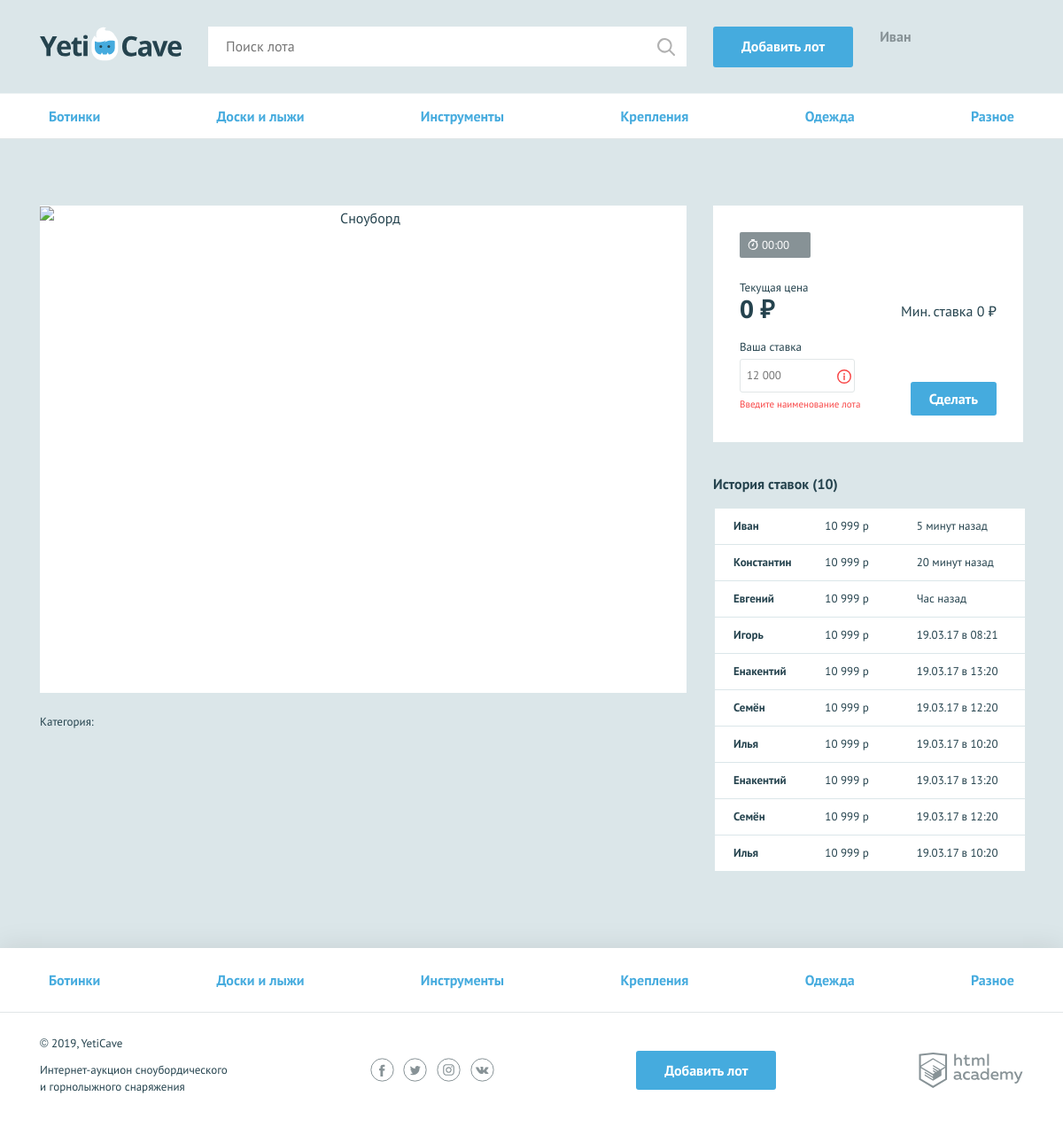
Screenshot of /lot.php?id=1 with the database file from the repository.
### tables this page shows
CREATE TABLE categories (
  id INT AUTO_INCREMENT PRIMARY KEY,
  name VARCHAR(255) UNIQUE NOT NULL
);

### functions.php (called while the page is built, shortened)
<?php
function include_template($name, $data)
{
    $name = 'templates/' . $name;
    extract($data);
    require $name;
    $result = ob_get_clean();
    return $result;
}
function formatPrice($lot)
{
    $rate_ceil = ceil($lot);
    return $rate_ceil . " &#8381";
}
function time_before_end($end_string_time)
{
    $end_time = strtotime($end_string_time);
    $secs_to_end_time = $end_time - time();
    $hours = floor($secs_to_end_time / 3600);
    $minutes = floor(($secs_to_end_time % 3600) / 60);
    $hours = sprintf('%02d', $hours);
    $minutes =sprintf('%02d', $minutes);
    $result = $hours . ":" . $minutes;
    if ($result <= 0) {
        $result = "00:00";
    }
    return $result;
}
function getCategories($connection)
{
    $result = [];
    $sql = 'SELECT * FROM categories';
    if ($query = mysqli_query($connection, $sql)) {
        $result = mysqli_fetch_all($query, MYSQLI_ASSOC);
    }
    return $result;
}
function getLot($connection, $lot_id)
{
    $result = [];
    $sql = "SELECT l.id, c.name AS category_name, l.name as name, COALESCE(MAX(r.amount), l.start_price)as price, l.img,l.description, l.start_price, l.end_time
            FROM lots l
            JOIN categories c
            ON l.category_id = c.id
            JOIN rate r
            ON r.lot_id = l.id
            where l.id ='$lot_id';";
    if ($query = mysqli_query($connection, $sql)) {
        $result = mysqli_fetch_all($query, MYSQLI_ASSOC);
    } else {
        $error = mysqli_error($connection);
        $content = include_template('error.php', ['error' => $error]);
    }
    if ($result) {
        return $result[0];
    } else {
        return null;
    }
}

### templates/lot.php (the view, shortened to what this page needs)
<main>
  <nav class="nav">
    <ul class="nav__list container">
        <?php foreach ($categories as $category) : ?>
            <li class="nav__item">
                <a href=""> <?=$category['name']; ?></a>
            </li>
        <?php endforeach; ?>
    </ul>
</nav>
   <section class="lot-item container">
    <h2><?= $lot ['name']; ?></h2>
    <div class="lot-item__content">
        <div class="lot-item__left">
            <div class="lot-item__image">
                <img src="<?= $lot['img']; ?>" width="730" height="548" alt="Сноуборд">
            </div>
            <p class="lot-item__category">Категория: <span><?= $lot['category_name']; ?></span></p>
        </div>
        <div class="lot-item__right">
            <div class="lot-item__state">
                <div class="lot-item__timer timer">
                    <?= time_before_end($lot['end_time']) ?>
                </div>
                <div class="lot-item__cost-state">
                    <div class="lot-item__rate">
                        <span class="lot-item__amount">Текущая цена</span>
                        <span class="lot-item__cost"><?=formatPrice($lot['price']); ?></span>
                    </div>
                    <div class="lot-item__min-cost">
                        Мин. ставка <span><?= formatPrice($lot['start_price']); ?></span>
                    </div>
                </div>
                <form class="lot-item__form" action="https://echo.htmlacademy.ru" method="post">
                    <p class="lot-item__form-item form__item form__item--invalid">
                        <label for="cost">Ваша ставка</label>
                        <input id="cost" type="text" name="cost" placeholder="12 000">
                        <span class="form__error">Введите наименование лота</span>
                    </p>
                    <button type="submit" class="button">Сделать ставку</button>
                </form>
            </div>
            <div class="history">
                <h3>История ставок (<span>10</span>)</h3>
                <table class="history__list">
                    <tr class="history__item">
                        <td class="history__name">Иван</td>
                        <td class="history__price">10 999 р</td>
                        <td class="history__time">5 минут назад</td>
                    </tr>
                    <tr class="history__item">
                        <td class="history__name">Константин</td>
                        <td class="history__price">10 999 р</td>
                        <td class="history__time">20 минут назад</td>
                    </tr>
                    <tr class="history__item">
                        <td class="history__name">Евгений</td>
                        <td class="history__price">10 999 р</td>
                        <td class="history__time">Час назад</td>
                    </tr>
                    <tr class="history__item">
                        <td class="history__name">Игорь</td>
                        <td class="history__price">10 999 р</td>
                        <td class="history__time">19.03.17 в 08:21</td>
                    </tr>
                    <tr class="history__item">
                        <td class="history__name">Енакентий</td>
                        <td class="history__price">10 999 р</td>
                        <td class="history__time">19.03.17 в 13:20</td>
                    </tr>
                    <tr class="history__item">
                        <td class="history__name">Семён</td>
                        <td class="history__price">10 999 р</td>
                        <td class="history__time">19.03.17 в 12:20</td>
                    </tr>
                    <tr class="history__item">
                        <td class="history__name">Илья</td>
                        <td class="history__price">10 999 р</td>
                        <td class="history__time">19.03.17 в 10:20</td>
                    </tr>
                    <tr class="history__item">
                        <td class="history__name">Енакентий</td>
                        <td class="history__price">10 999 р</td>
                        <td class="history__time">19.03.17 в 13:20</td>
                    </tr>
                    <tr class="history__item">
                        <td class="history__name">Семён</td>
                        <td class="history__price">10 999 р</td>
                        <td class="history__time">19.03.17 в 12:20</td>
                    </tr>
                    <tr class="history__item">
                        <td class="history__name">Илья</td>
                        <td class="history__price">10 999 р</td>
                        <td class="history__time">19.03.17 в 10:20</td>
                    </tr>
                </table>
            </div>
        </div>
    </div>
</section>
    </main>

### templates/layout.php (shortened to what this page needs)
<!DOCTYPE html>
<html lang="ru">
<head>
    <link href="css/normalize.min.css" rel="stylesheet">
    <link href="css/style.css" rel="stylesheet">
</head>
<body>
<div class="page-wrapper">
    <header class="main-header">
        <div class="main-header__container container">
            <a class="main-header__logo">
                <img src="img/logo.svg" width="160" height="39" alt="Логотип компании YetiCave">
            </a>
            <form class="main-header__search" method="get" action="https://echo.htmlacademy.ru">
                <input type="search" name="search" placeholder="Поиск лота">
                <input class="main-header__search-btn" type="submit" name="find" value="Найти">
            </form>
            <a class="main-header__add-lot button" href="pages/add-lot.html">Добавить лот</a>
            <nav class="user-menu">
                <?php if ($is_auth === 1): ?>
                    <div class="user-menu__logged">
                        <p> <?=$user_name; ?> </p>
                    </div>
                <?php endif; ?>
            </nav>
        </div>
    </header>
        <?=$content; ?>
</div>
<footer class="main-footer">
    <nav class="nav">
        <ul class="nav__list container">
            <?php foreach ($categories as $category) : ?>
                <li class="nav__item">
                    <a href="pages/all-lots.html"> <?=$category['name']; ?>  </a>
                </li>
            <?php endforeach; ?>
        </ul>
    </nav>
    <div class="main-footer__bottom container">
        <div class="main-footer__copyright">
            <p>© 2019, YetiCave</p>
            <p>Интернет-аукцион сноубордического и горнолыжного снаряжения</p>
        </div>
        <div class="main-footer__social social">
            <a class="social__link social__link--facebook" href="#">
            </a>
            <a class="social__link social__link--twitter" href="#">
            </a>
            <a class="social__link social__link--instagram" href="#">
            </a>
            <a class="social__link social__link--vkontakte" href="#">
            </a>
        </div>
        <a class="main-footer__add-lot button" href="add-lot.html">Добавить лот</a>
        <div class="main-footer__developed-by">
            <a class="logo-academy" href="https://htmlacademy.ru/intensive/php">
            </a>
        </div>
    </div>
</footer>
</body>
</html>

### rows the page displays
categories: name "Ботинки"
categories: name "Доски и лыжи"
categories: name "Инструменты"
categories: name "Крепления"
categories: name "Одежда"
categories: name "Разное"

### other values shown
$user_name "Иван"
time_before_end($lot['end_time']) "00:00"
formatPrice($lot['price']) "0 ₽"
formatPrice($lot['start_price']) "0 ₽"
